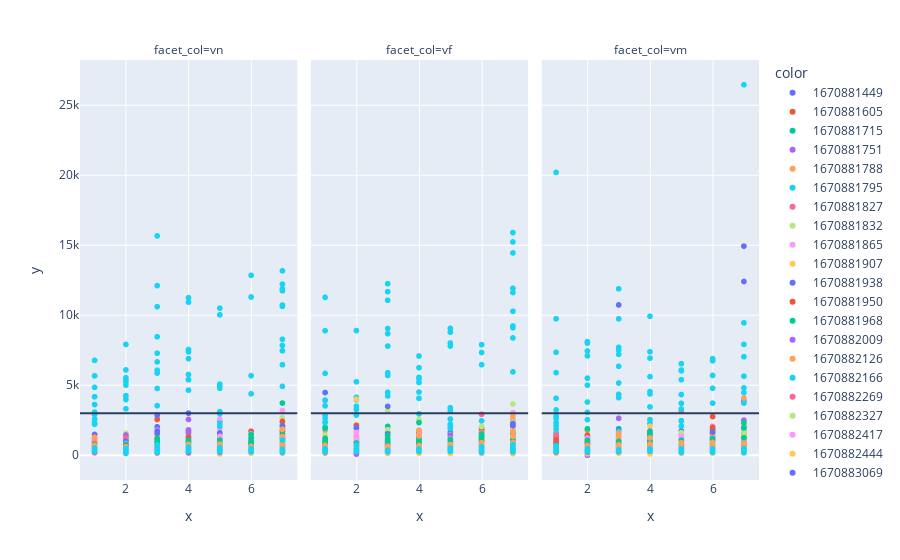

The notebook cell saved with this chart:
### Markdown cell above
# EXPERIMENTAL DATA CLEANING (clen the data according to self-paced experiments data cleaning conventions)
We want co clean out the outliers as we assume that participatns could be distracted at some point or they could accidentaly skip a word.

### Code cell
#First let's have a look how our 'dirty' data look like
all_data.Word_number = pd.to_numeric(all_data.Word_number)
fig = px.scatter(x=all_data.Word_number, y=all_data.Reading_time, 
                 facet_col = all_data.verb_gender, color=all_data.Time_received)
fig.add_hline(y=3000)
fig.show()
# it is dirty indeed! The horizontal line deisgnates 3000 milliseconds RT. Everything above it are considered as outliers left alone RT above 10000 milliseconds.
# Fortunately, we can see that uncanny slow responses are from one or two participant, so our data is still reliable
